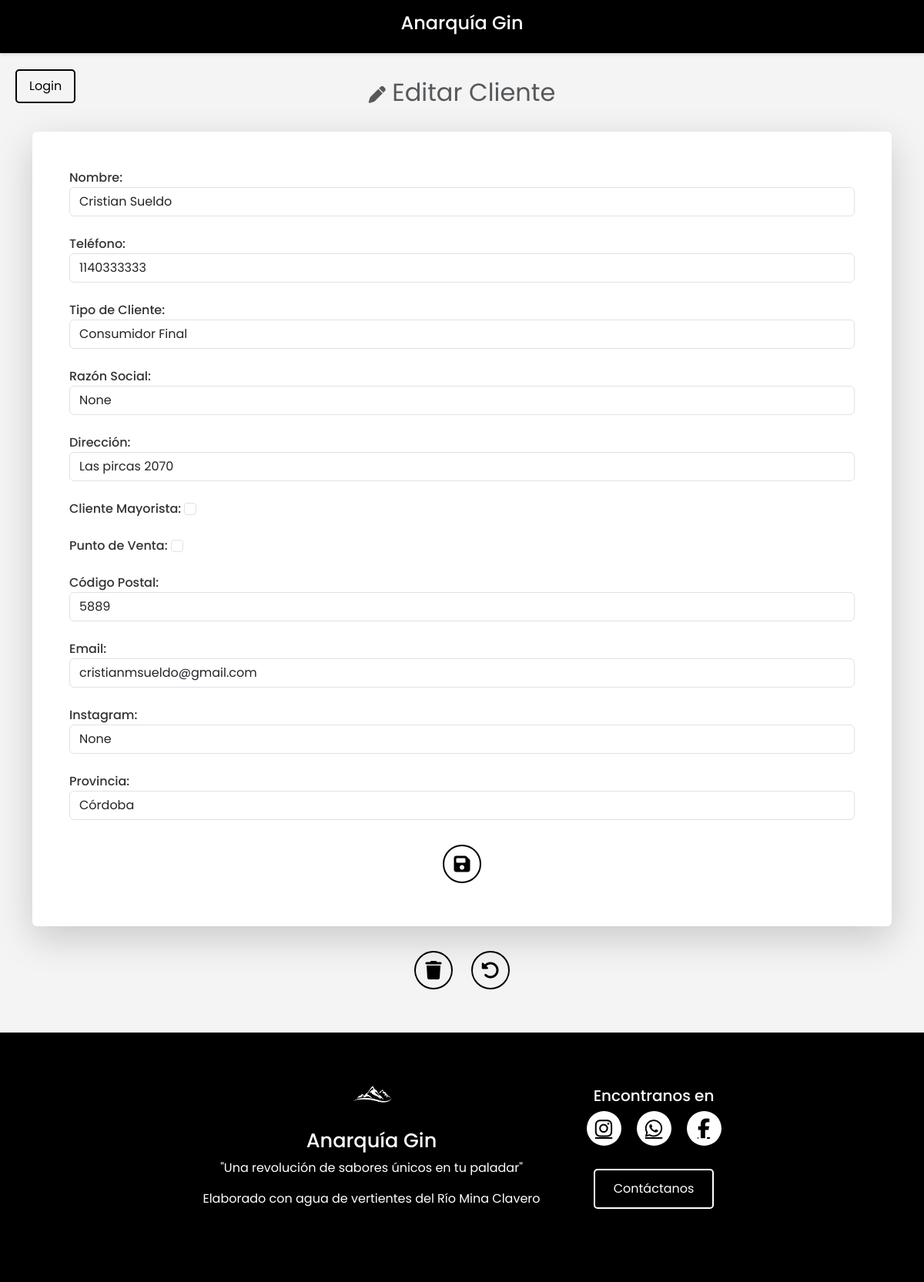
Page /clientes/editar/1/ on the committed database.
### controlstock/models.py (models this page shows, shortened)
class Cliente(models.Model):
    fecha = models.DateField(auto_now_add= True)
    nombre = models.CharField(max_length=30, help_text="cliente1")
    telefono = models.CharField(max_length=15)
    TIPO_CLIENTE = [
        ("C", "Consumidor Final"),
        ("R", "Responsable Inscripto"),
        ("M", "Monotributista"),
        ]
    tipo_cliente = models.CharField(max_length=1, choices=TIPO_CLIENTE, default="C")
    razon_social = models.CharField(max_length=30,default=None, null=True, blank=True)
    direccion = models.CharField(max_length=30, help_text="Introduce direccion de tu punto de venta", default=None, null=True, blank=True)
    cliente_mayorista = models.BooleanField(default=False)
    punto_venta = models.BooleanField(default=False)
    codPostal = models. IntegerField(verbose_name = "Codigo Postal")
    email = models.EmailField(default=None, null=True, blank=True)
    instagram = models.URLField(default=None, null=True, blank=True)
    provincia = models.ForeignKey(Provincia, on_delete=models.PROTECT)

class Provincia(models.Model):
    nombre = models.CharField(max_length=20)

### controlstock/views.py (the view, shortened to what this page needs)
# urls.py: path('clientes/editar/<int:pk>/', views.clienteEditar, name='clienteEditar'),
def clienteEditar(request, pk):
    cliente = get_object_or_404(Cliente, pk=pk)
    provincias = Provincia.objects.all()
    return render(request, 'clientes/clienteEditar.html', {
        'cliente': cliente,
        'provincias': provincias
    })

### Anarquia/templates/clientes/clienteEditar.html (shortened to what this page needs)
{% extends "base.html" %}
{% load static %}
{% block content %}
<link rel="stylesheet" type="text/css" href="{% static 'css/styles.css' %}">
    <div class="container mt-4 container-spacing">
        <h3 class="text-center mb-4 text-muted sticky-top p-2 " style="font-weight: normal; font-size: 2rem; top: 70px; z-index: 1050;">
            <i class="fa-solid fa-pen" style="font-size: 22px;"></i> Editar Cliente
        </h3>
        <form action="{% url 'clienteEditar' cliente.id %}" method="post" class="bg-white p-5 rounded shadow-lg">
            <div class="form-group">
                <label for="nombre">Nombre:</label>
                <input type="text" class="form-control" id="nombre" name="nombre" value="{{ cliente.nombre }}" required>
            </div>
            <div class="form-group">
                <label for="telefono">Teléfono:</label>
                <input type="text" class="form-control" id="telefono" name="telefono" value="{{ cliente.telefono }}" required>
            </div>
            <div class="form-group">
                <label for="tipo_cliente">Tipo de Cliente:</label>
                <select class="form-control" id="tipo_cliente" name="tipo_cliente">
                    <option value="C" {% if cliente.tipo_cliente == "C" %}selected{% endif %}>Consumidor Final</option>
                </select>
            </div>
            <div class="form-group">
                <label for="razon_social">Razón Social:</label>
                <input type="text" class="form-control" id="razon_social" name="razon_social" value="{{ cliente.razon_social }}">
            </div>
            <div class="form-group">
                <label for="direccion">Dirección:</label>
                <input type="text" class="form-control" id="direccion" name="direccion" value="{{ cliente.direccion }}">
            </div>
            <div class="form-group">
                <label for="cliente_mayorista">Cliente Mayorista:</label>
                <input type="checkbox" class="form-check-input" id="cliente_mayorista" name="cliente_mayorista" {% if cliente.cliente_mayorista %}checked{% endif %}>
            </div>
            <div class="form-group">
                <label for="punto_venta">Punto de Venta:</label>
                <input type="checkbox" class="form-check-input" id="punto_venta" name="punto_venta" {% if cliente.punto_venta %}checked{% endif %}>
            </div>
            <div class="form-group">
                <label for="codPostal">Código Postal:</label>
                <input type="number" class="form-control" id="codPostal" name="codPostal" value="{{ cliente.codPostal }}" required>
            </div>
            <div class="form-group">
                <label for="email">Email:</label>
                <input type="email" class="form-control" id="email" name="email" value="{{ cliente.email }}">
            </div>
            <div class="form-group">
                <label for="instagram">Instagram:</label>
                <input type="url" class="form-control" id="instagram" name="instagram" value="{{ cliente.instagram }}">
            </div>
            <div class="form-group">
                <label for="provincia">Provincia:</label>
                <select class="form-control" id="provincia" name="provincia">
                    {% for provincia in provincias %}
                    <option value="{{ provincia.id }}" {% if cliente.provincia.id == provincia.id %}selected{% endif %}>{{ provincia.nombre }}</option>
                    {% endfor %}
                </select>
            </div>
            <div class="d-flex justify-content-center mt-4">
                <button type="submit" class="btn btn-icon m-2">
                    <i class="fa-solid fa-floppy-disk"></i>
                </button>
            </div>
        </form>
        <div class="d-flex justify-content-center mt-4">
            <form action="{% url 'clienteEliminar' cliente.id %}" method="post" class="me-2">
                <button type="submit" class="btn btn-icon m-2"
                        onclick="return confirm('¿Estás seguro de que deseas eliminar este cliente?');">
                    <i class="fa-solid fa-trash"></i>
                </button>
            </form>
            <a href="{% url 'clientesLista' %}" class="btn btn-icon m-2">
                <i class="fa-solid fa-rotate-left"></i>
            </a>
        </div>
    </div>
{% endblock %}

### Anarquia/static/css/styles.css (style rules this page uses)
.container { padding-bottom: 3rem; margin-top: 1.5rem; }
.form-group { margin-bottom: 1.5rem; }
.form-group label { font-weight: 500; color: #333; }
.btn-icon { width: 50px; height: 50px; background-color: transparent; border: 2px solid #000; border-radius: 50%; display: flex; align-items: center; justify-content: center; font-size: 24px; color: #000; transition: all 0.3s ease; }
.btn-icon i { pointer-events: none; }

### Anarquia/templates/base.html (style rules this page uses)
body { font-family: 'Poppins', sans-serif; margin: 0; padding: 0; overflow-x: hidden; color: #333; background-color: #f4f4f4; display: flex; flex-direction: column; min-height: 100vh; }

### rows in the picture
Cliente: nombre "Cristian Sueldo", telefono "1140333333", tipo_cliente "Consumidor Final", razon_social "None", direccion "Las pircas 2070", codPostal "5889", email "cristianmsueldo@gmail.com", instagram "None", provincia "Córdoba"
